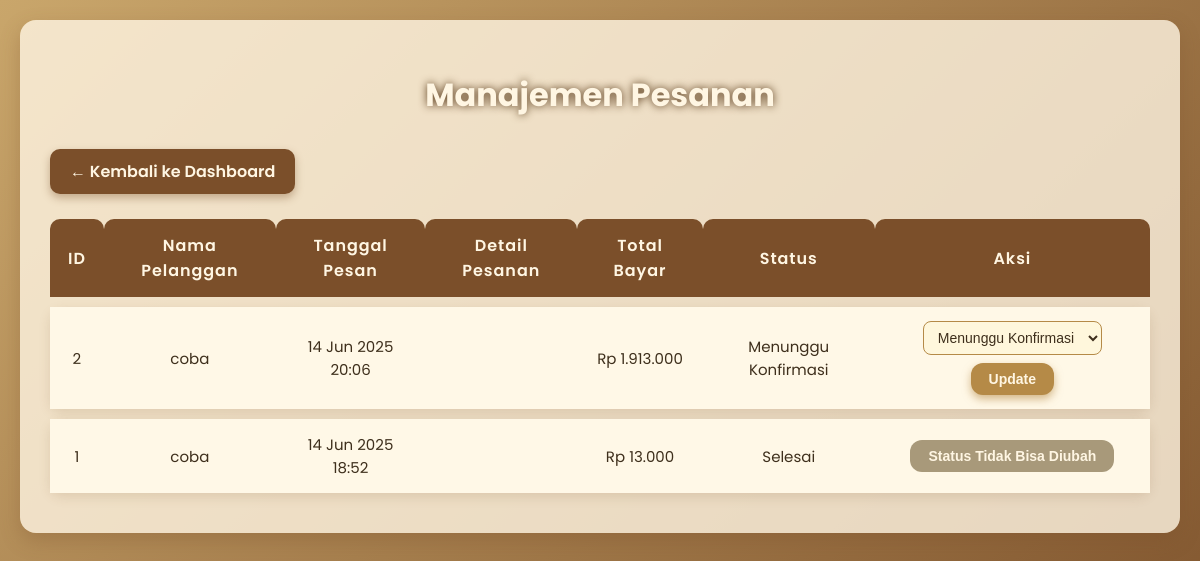
The page /admin/admin_pesanan.php (signed in) on the database its author committed.
### tables this page shows
CREATE TABLE `transaksi` (
  `id` int(11) NOT NULL,
  `user_id` int(11) NOT NULL,
  `alamat` text NOT NULL,
  `metode_pengiriman` varchar(50) NOT NULL,
  `metode_pembayaran` varchar(50) NOT NULL,
  `total_bayar` int(11) NOT NULL,
  `biaya_kurir` int(11) NOT NULL,
  `status` varchar(50) DEFAULT 'Menunggu Konfirmasi',
  `created_at` datetime DEFAULT current_timestamp()
);

CREATE TABLE `users` (
  `id` int(11) NOT NULL,
  `nama` varchar(100) NOT NULL,
  `email` varchar(100) NOT NULL,
  `password` varchar(255) NOT NULL,
  `jenis_user` enum('admin','customer') NOT NULL DEFAULT 'customer',
  `created_at` timestamp NOT NULL DEFAULT current_timestamp(),
  `status` enum('aktif','suspended','banned') DEFAULT 'aktif',
  `foto` varchar(255) DEFAULT NULL
);

### admin/admin_pesanan.php (the view, shortened to what this page needs)
<?php
require_once '../config/db.php';
$stmt = $pdo->prepare("
    SELECT t.id, t.created_at, t.total_bayar, t.status, u.nama
    FROM transaksi t
    JOIN users u ON t.user_id = u.id
    ORDER BY t.created_at DESC
");
$stmt->execute();
$pesananList = $stmt->fetchAll();
?>
<!DOCTYPE html>
<html lang="id">
<head>
</head>
<body>
<div class="container">
  <h1>Manajemen Pesanan</h1>
  <div class="btn-back">
    <a href="dashboard.php">← Kembali ke Dashboard</a>
  </div>
  <table>
    <thead>
      <tr>
        <th>ID</th>
        <th>Nama Pelanggan</th>
        <th>Tanggal Pesan</th>
        <th>Detail Pesanan</th>
        <th>Total Bayar</th>
        <th>Status</th>
        <th>Aksi</th>
      </tr>
    </thead>
    <tbody>
      <?php if ($pesananList): ?>
        <?php foreach ($pesananList as $pesanan): ?>
          <tr>
            <td><?= $pesanan['id'] ?></td>
            <td><?= htmlspecialchars($pesanan['nama']) ?></td>
            <td><?= date('d M Y H:i', strtotime($pesanan['created_at'])) ?></td>
            <td>
            </td>
            <td>Rp <?= number_format($pesanan['total_bayar'], 0, ',', '.') ?></td>
            <td><?= htmlspecialchars($pesanan['status']) ?></td>
            <td>
              <?php if ($pesanan['status'] === 'Selesai' || $pesanan['status'] === 'Dibatalkan'): ?>
                <button class="btn-save" disabled>Status Tidak Bisa Diubah</button>
              <?php else: ?>
                <form method="POST" style="margin:0;">
                  <select name="status" required>
                    <option value="Menunggu Konfirmasi" <?= $pesanan['status'] === 'Menunggu Konfirmasi' ? 'selected' : '' ?>>Menunggu Konfirmasi</option>
                  </select>
                  <button type="submit" name="update_status" class="btn-save">Update</button>
                </form>
              <?php endif; ?>
            </td>
          </tr>
        <?php endforeach; ?>
      <?php else: ?>
        <tr><td colspan="7">Tidak ada data pesanan.</td></tr>
      <?php endif; ?>
    </tbody>
  </table>
</div>
</body>
</html>

### admin/admin_pesanan.php (style rules this page uses)
body { font-family: 'Poppins', sans-serif; background: linear-gradient(135deg, #c9a66b, #7b4f2a); margin: 0; padding: 20px; color: #3e2f1c; min-height: 100vh; }
h1 { text-align: center; margin-bottom: 30px; color: #fff6e3; text-shadow: 0 0 8px #5a3b1a; }
.container { max-width: 1100px; margin: 0 auto; background: #fff6e3cc; border-radius: 16px; padding: 30px; box-shadow: 0 8px 20px rgba(123,79,42,0.3); }
.btn-back { text-align: left; margin-bottom: 15px; }
.btn-back a { display: inline-block; background-color: #7b4f2a; color: #fff6e3; padding: 10px 20px; border-radius: 10px; text-decoration: none; font-weight: 600; box-shadow: 0 4px 8px rgba(123, 79, 42, 0.4); transition: background-color 0.3s ease, transform 0.2s ease; }
table { width: 100%; border-collapse: separate; border-spacing: 0 10px; }
th, td { padding: 14px 18px; text-align: center; vertical-align: middle; }
thead th { background: #7b4f2a; color: #fff6e3; font-weight: 600; font-size: 16px; letter-spacing: 0.06em; border-radius: 10px 10px 0 0; }
tbody tr { background: #fff8e7; box-shadow: 0 4px 12px rgba(123,79,42,0.15); transition: transform 0.3s ease, box-shadow 0.3s ease; border-radius: 12px; }
tbody td { border: none; font-size: 15px; color: #3e2f1c; }
form { display: flex; gap: 8px; justify-content: center; align-items: center; flex-wrap: wrap; }
form select { padding: 7px 10px; border-radius: 8px; border: 1px solid #b58a47; font-weight: 500; font-size: 14px; color: #3e2f1c; cursor: pointer; transition: all 0.3s ease; background: #fff7dc; min-width: 120px; }
button.btn-save { background-color: #b58a47; border: none; padding: 8px 18px; color: #fff6e3; font-weight: 600; font-size: 14px; border-radius: 12px; cursor: pointer; box-shadow: 0 4px 8px rgba(181,138,71,0.6); transition: background-color 0.3s ease, transform 0.2s ease; }
button.btn-save:disabled { background-color: #a8997a; cursor: not-allowed; box-shadow: none; transform: none; }

### rows shown on the page
transaksi: id "2", user.nama "coba", created_at "14 Jun 2025 20:06", total_bayar "1.913.000", status "Menunggu Konfirmasi"
transaksi: id "1", user.nama "coba", created_at "14 Jun 2025 18:52", total_bayar "13.000", status "Selesai", shows "Status Tidak Bisa Diubah"
